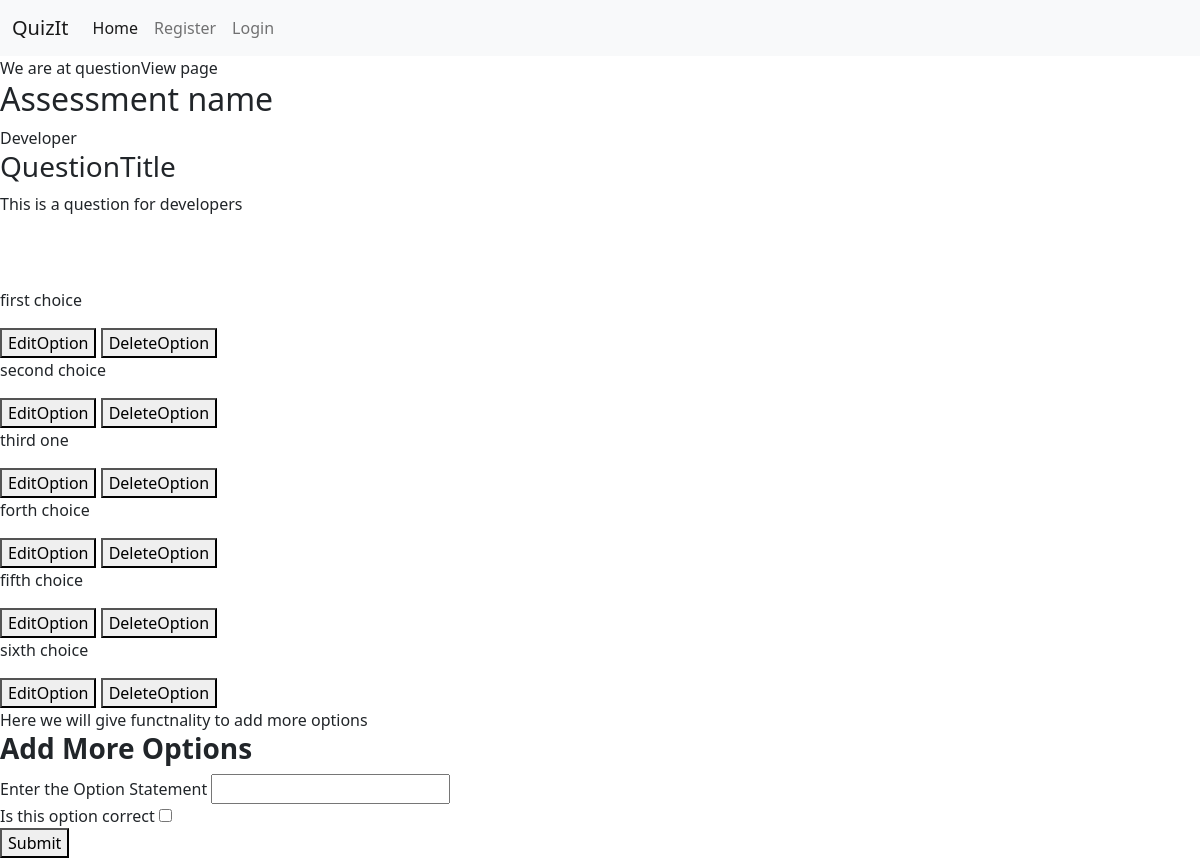
Page /questionView/12/ on the committed database.
### quiz/models.py (models this page shows)
class QuestionSet(models.Model):
    assessment = models.ForeignKey(
        Assessment, null=False, on_delete=models.CASCADE)
    questionTitle = models.CharField(
        max_length=1023, default="question statement")
    mark = models.IntegerField()
    section = models.IntegerField(default=1)
    def __str__(self):
        return(str(self.assessment))

class Assessment(models.Model):
    user = models.ForeignKey(User, null=False, on_delete=models.CASCADE)
    name = models.CharField(max_length=255, default="Exam")
    duration = models.IntegerField()
    time = models.DateTimeField(auto_now_add=True)
    def __str__(self):
        return(self.name)

class OptionSet(models.Model):
    Question = models.ForeignKey(
        QuestionSet, null=True, on_delete=models.CASCADE)
    optionStatement = models.CharField(max_length=1023)
    correct = models.BooleanField(default=False)
    def __str__(self):
        return(self.optionStatement)

### quiz/views.py (the view, shortened to what this page needs)
# urls.py: path('questionView/<int:pk>/', questionView, name="questionView"),
def questionView(request, pk):
    print(pk)
    findQuestion = QuestionSet.objects.filter(id=pk)
    print(findQuestion[0])
    options = OptionSet.objects.filter(Question=findQuestion[0])
    print(options)
    return render(request, 'questionView.html', {'question': findQuestion, 'options': options})

### quiz/templates/questionView.html (shortened to what this page needs)
{% extends 'base.html' %} {% block content %} We are at questionView page
<br />
{% for info in question %}
<h2>Assessment name</h2>
{{info.assessment}}
<br />
<h3>QuestionTitle</h3>
{{info.questionTitle}}
<br />
{{info.information}} {% endfor %}
<br />
<br />
<br />
{% for opt in options %}
<div>
  <p>{{opt}}</p>
  <button>EditOption</button>
  <a href="/optionDelete/{{opt.id}}/">
    <button>DeleteOption</button>
  </a>
</div>
{% endfor %} Here we will give functnality to add more options <br />
<h3>
  <b> Add More Options </b>
</h3>
<form action="" method="POST">
  <label for="text" name="addOption">Enter the Option Statement</label>
  <input id="optionStatement" type="text" name="optionStatement" required />
  <br />
  <label for="checkbox">Is this option correct</label>
  <input id="optionCheckbox" type="checkbox" name="optionCheckbox" />
  <br />
  <button type="submit">Submit</button>
</form>
{% endblock content %}

### rows in the picture
QuestionSet: assessment "Developer", questionTitle "This is a question for developers"
OptionSet: optionStatement "first choice"
OptionSet: optionStatement "second choice"
OptionSet: optionStatement "third one"
OptionSet: optionStatement "forth choice"
OptionSet: optionStatement "fifth choice"
OptionSet: optionStatement "sixth choice"
